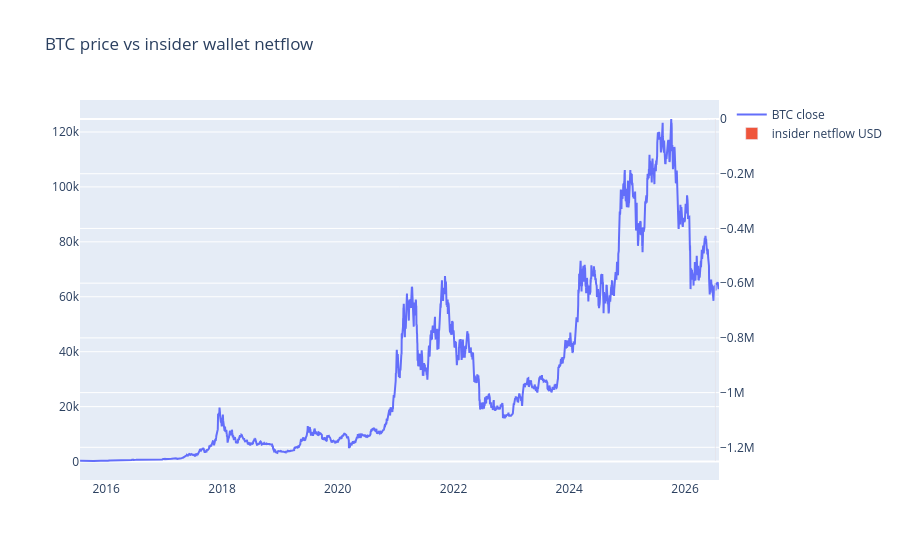

The notebook cell saved with this chart:
### Code cell
if DB.exists() and not signals.is_empty():
    fig = go.Figure()
    fig.add_trace(go.Scatter(x=signals["date"], y=signals["close"], name="BTC close"))
    if "insider_netflow_usd" in signals.columns:
        fig.add_trace(
            go.Bar(
                x=signals["date"],
                y=signals["insider_netflow_usd"],
                name="insider netflow USD",
                yaxis="y2",
            )
        )
    fig.update_layout(title="BTC price vs insider wallet netflow", yaxis2=dict(overlaying="y", side="right"))
    fig.show()

### Figure 1 — Plotly figure (JSON) as saved in the notebook; plotly's stock layout.template omitted (floating-point values rounded to 4 significant figures; data arrays with more than 128 entries replaced by an {"elided": "..."} marker saying what was removed)
{"data": [{"name": "BTC close", "type": "scatter", "x": {"elided": "4026 str values"}, "y": {"elided": "4026 float values"}}, {"name": "insider netflow USD", "type": "bar", "x": {"elided": "4026 str values"}, "y": {"elided": "4026 float values"}, "yaxis": "y2"}], "layout": {"title": {"text": "BTC price vs insider wallet netflow"}, "yaxis2": {"overlaying": "y", "side": "right"}}}
